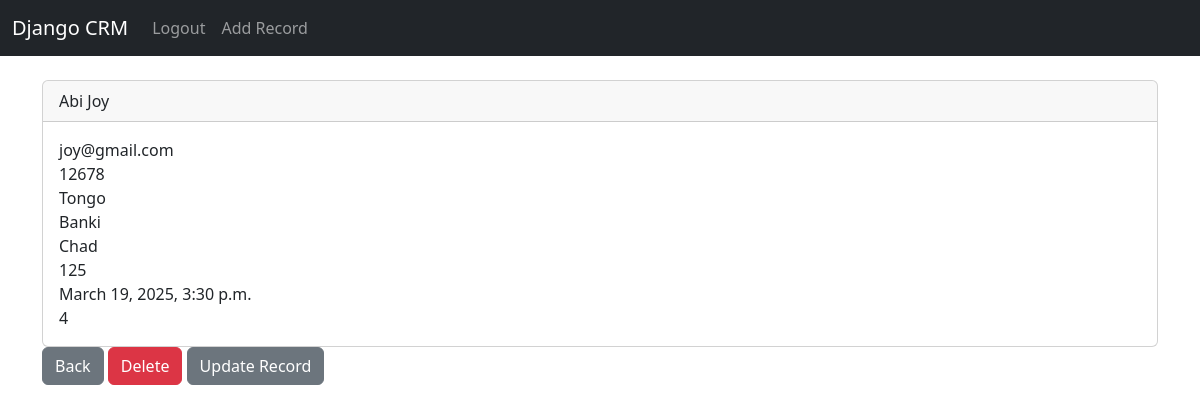
The app's page /record/4 (signed in) with its own data.
### website/models.py (models this page shows, shortened)
class Records(models.Model):
	created_at = models.DateTimeField(auto_now_add=True)
	first_name= models.CharField(max_length=50)
	last_name= models.CharField(max_length=50)
	email= models.CharField(max_length=100)
	phone= models.CharField(max_length=15)
	address= models.CharField(max_length=100)
	city= models.CharField(max_length=50)
	state= models.CharField(max_length=50)
	zipcode= models.CharField(max_length=50)

### website/views.py (the view)
# urls.py: path('record/<int:pk>',views.customer_record,name='record'),
def customer_record(request,pk):
	if request.user.is_authenticated:
		customer_record = Records.objects.get(id=pk)
		return render(request,'record.html',{'customer_record':customer_record})
	else:
		messages.success(request,"You must first login")
	return redirect('home')

### website/templates/record.html
{% extends 'base.html'%}
{% block content %}
<div class="card">
	<div class="card-header">
		{{customer_record.first_name}} {{customer_record.last_name}}
	</div>
	<div class="card-body">
		<p class="card-text">
		{{customer_record.email}} <br/>
  		{{customer_record.phone}} <br/>
  		{{customer_record.address}}<br/>
 	    {{customer_record.city}} <br/>
  		{{customer_record.state}}<br/>
 	    {{customer_record.zipcode}}<br/>
 		{{customer_record.created_at}}<br/>
  		{{customer_record.id}}<br/>
		</p>
	</div>
</div>
<a href="{% url 'home'%}" class="btn btn-secondary">Back</a>
<a href="{% url 'delete_record' customer_record.id %}" class="btn btn-danger">Delete</a>
<a href="{% url 'update_record' customer_record.id %}" class="btn btn-secondary">Update Record</a>
{% endblock %}

### records on screen
Records: first_name "Abi", last_name "Joy", email "joy@gmail.com", phone "12678", address "Tongo", city "Banki", state "Chad", zipcode "125", created_at "March 19, 2025, 3:30 p.m.", id "4"
